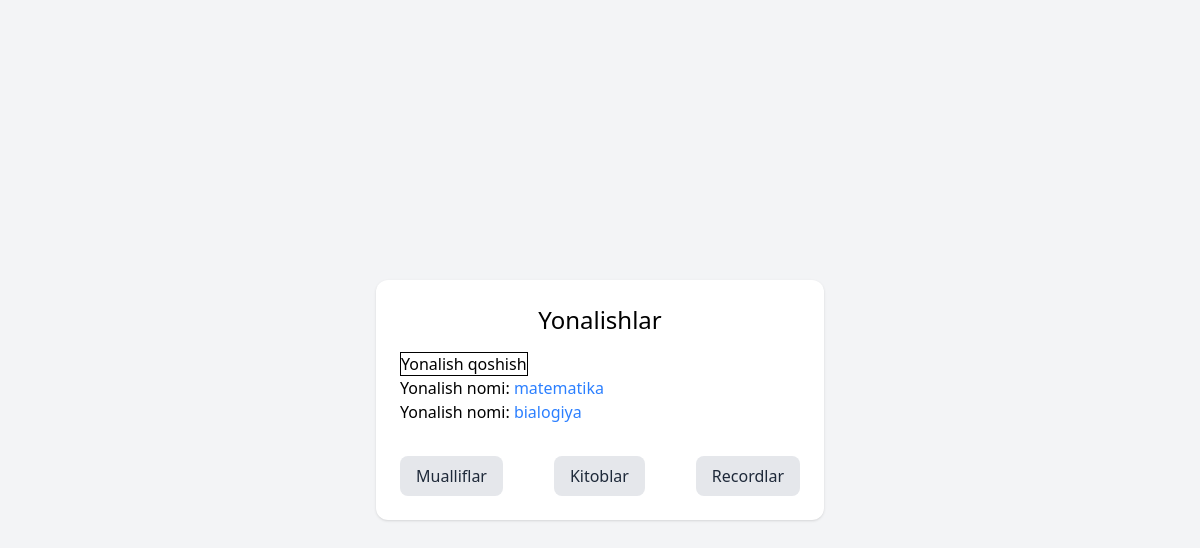
The page /yonalish/ on the database as committed earlier.
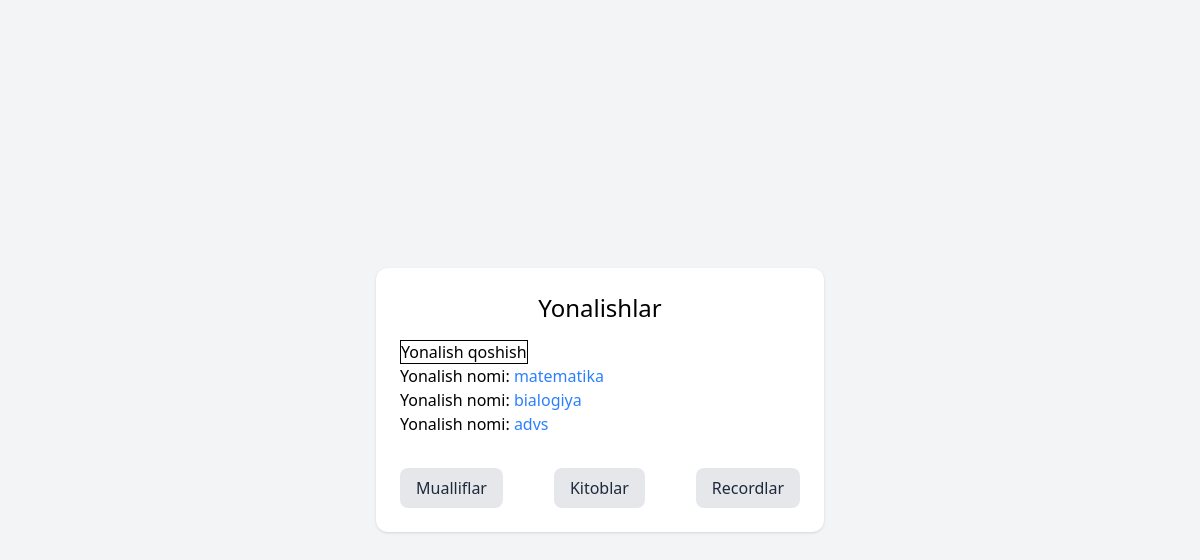
The same page on the database as committed later.
### Universitet/models.py (models this page shows, shortened)
class Yonalish(models.Model):
    name=models.CharField(max_length=50)
    activ=models.BooleanField()

### Universitet/views.py (the view)
# urls.py: path('yonalish/',yonalish),
def yonalish(request):
    yonalish=Yonalish.objects.all()
    context={
        'yonalish':yonalish,
    }
    return render(request,'yonalish.html',context)

### template/yonalish.html (shortened to what this page needs)
<!doctype html>
<html lang="en">
  <head>
    <script src="https://cdn.jsdelivr.net/npm/@tailwindcss/browser@4"></script>
  </head>
  <body class="bg-gray-100 min-h-screen flex justify-center items-center">
    <div class="bg-white p-6 rounded-xl shadow w-full max-w-md">
      <h1 class="text-2xl text-center mb-4">Yonalishlar</h1>
      <div>
        <a href="/qoshish/yonalish/" class="border">Yonalish qoshish</a>
      </div>
      {% for y in yonalish %}
      <p>
        <a href="/talaba/{{ talaba.id }}" class="text-black">
          Yonalish nomi: <span class="text-blue-500"> {{ y.name }}</span>
        </a>
      </p>
      {% endfor %}
      <div class="mt-8 flex justify-between">
        <a
          href="/"
          class="px-4 py-2 rounded-lg bg-gray-200 text-gray-800 hover:bg-gray-300 transition"
        >
          Mualliflar
        </a>
        <a
          href="/kitoblar"
          class="px-4 py-2 rounded-lg bg-gray-200 text-gray-800 hover:bg-gray-300 transition"
        >
          Kitoblar
        </a>
        <a
          href="/record"
          class="px-4 py-2 rounded-lg bg-gray-200 text-gray-800 hover:bg-gray-300 transition"
        >
          Recordlar
        </a>
      </div>
    </div>
  </body>
</html>

Rows that differ between the two databases and show on the page:
added Yonalish: name "advs"
